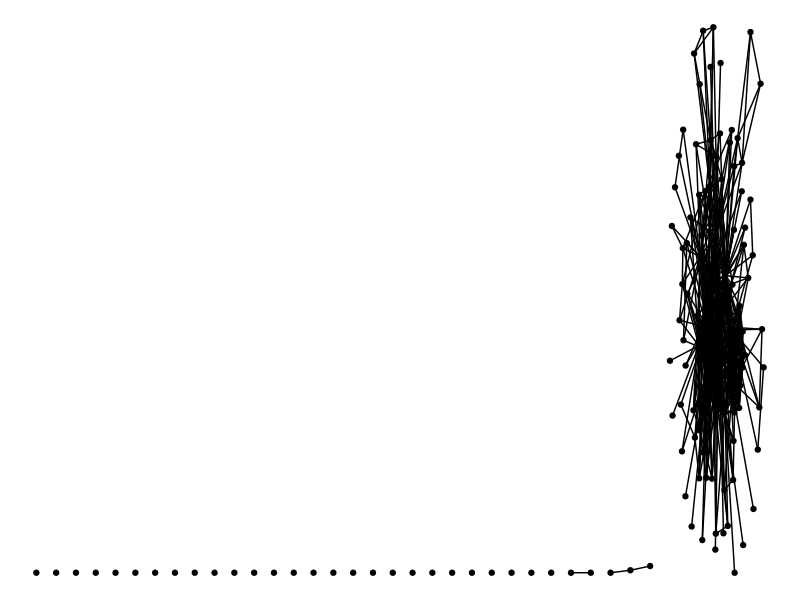
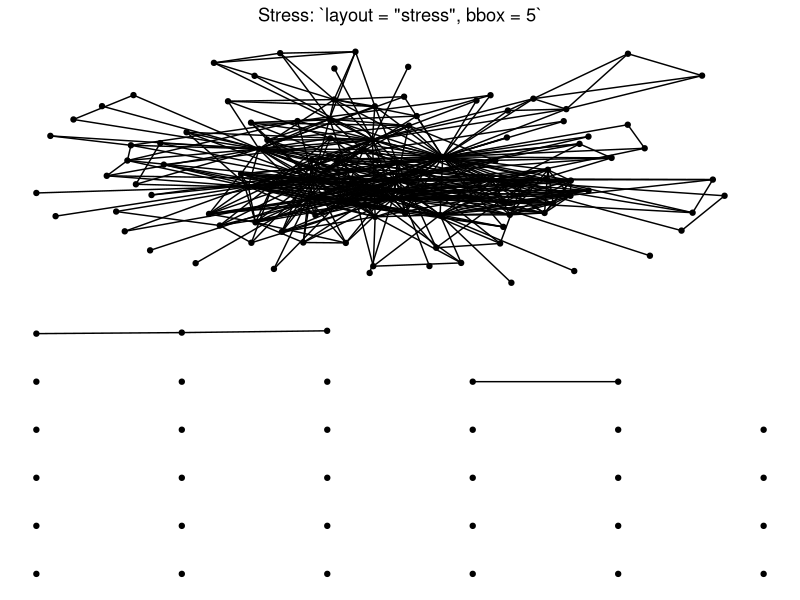
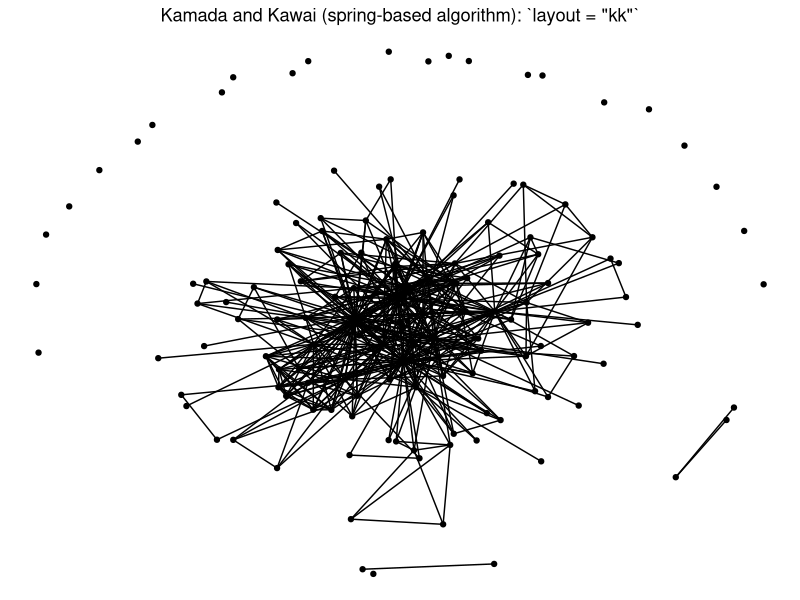
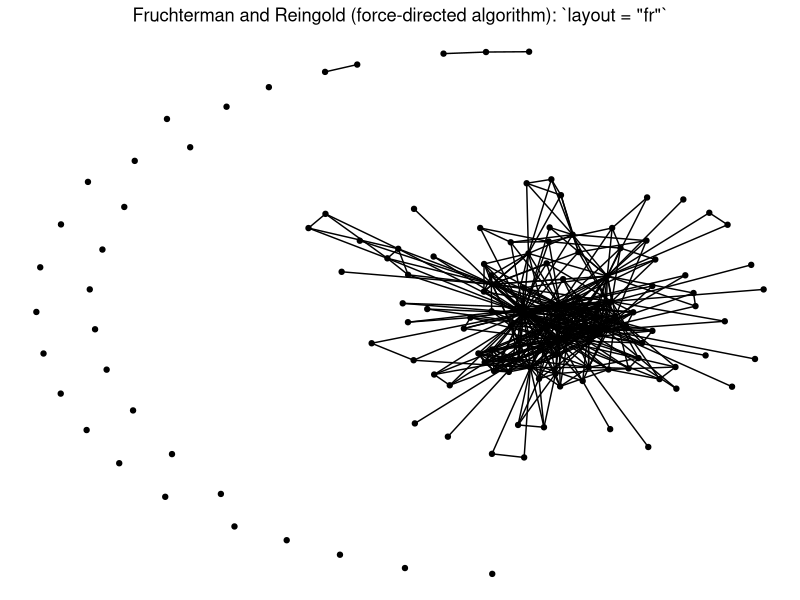
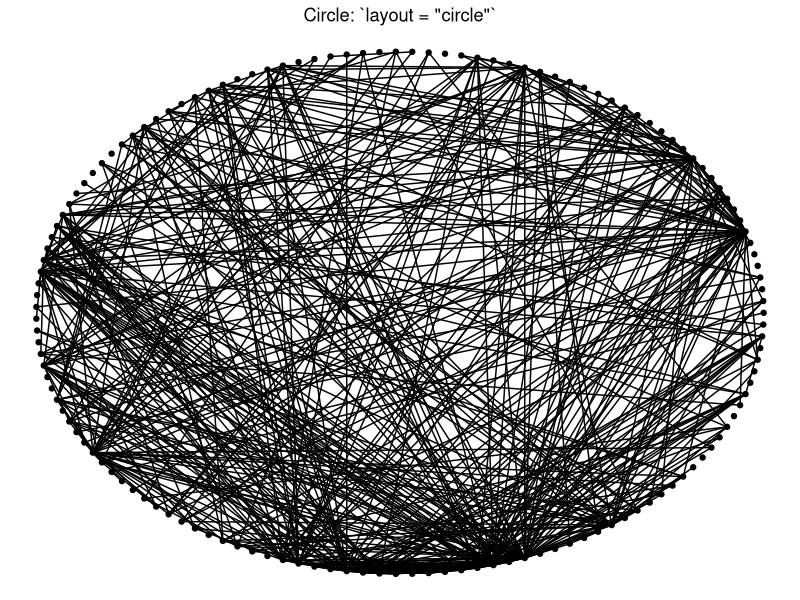
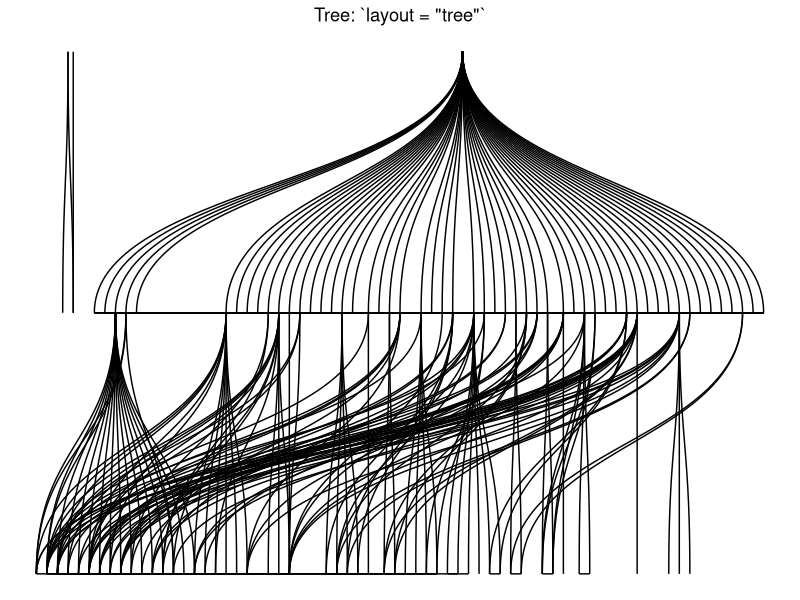
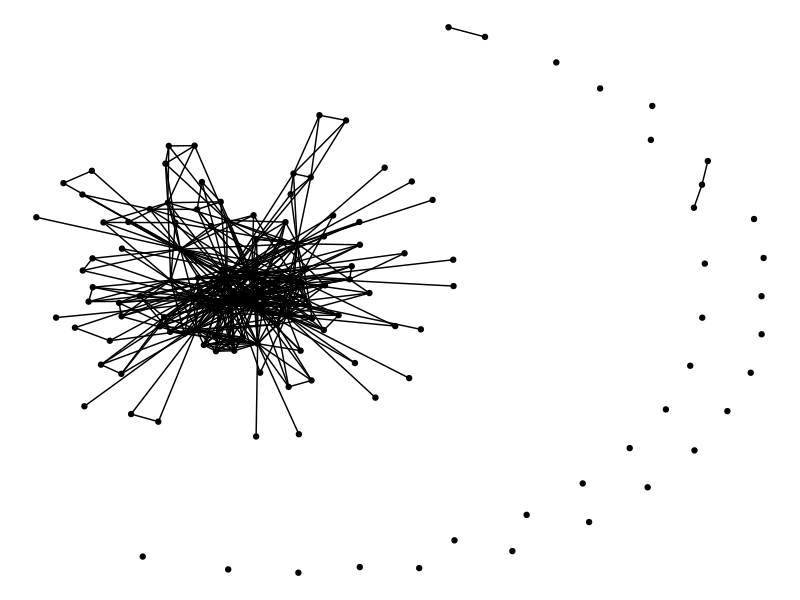
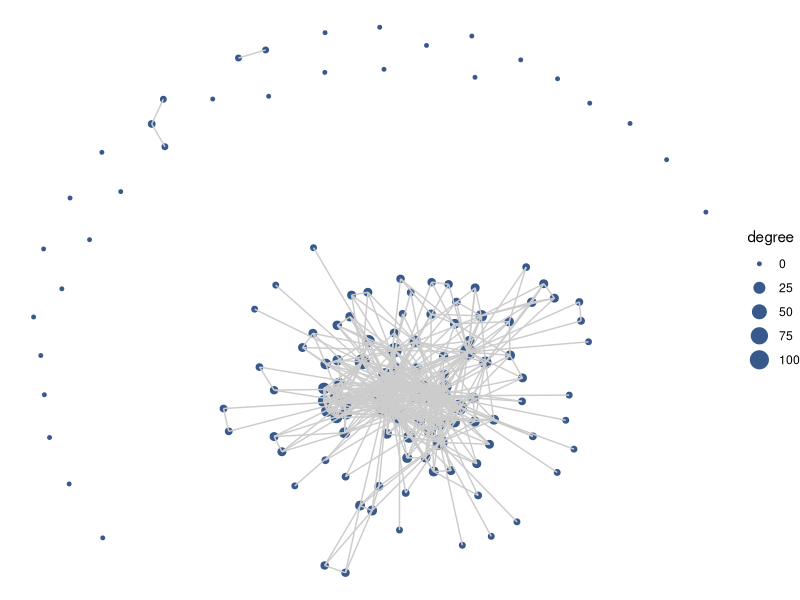

R code for these plots, in order:
## ---- chunk 1
knitr::opts_chunk$set(warning = F, message = F)
## ---- chunk 2
library(igraph)
library(network)
library(ggraph)
## ---- chunk 3
edges_1mode <- read.csv('data/edgelist_onemode_projected.csv')
nodes_1mode <- read.csv('data/nodelist_onemode.csv')

net1 <- network(x = edges_1mode, 
               vertices = nodes_1mode,
               bipartite = F,  
               directed = F)
g1 <- igraph::graph_from_data_frame(edges_1mode, vertices = nodes_1mode, directed = F)
## ---- chunk 4
library(sna)
library(dplyr)
library(magrittr)
## ---- chunk 5
detach("package:igraph", unload = TRUE)
## ---- chunk 6
ggraph(net1) +
    geom_node_point() +
    geom_edge_link() +
    theme_void()
## ---- chunk 7
ggraph(net1, layout = 'stress', bbox = 5) +
    geom_edge_link() +
    geom_node_point() +
    theme_void() +
    labs(title = 'Stress: `layout = "stress", bbox = 5`') +
    theme(plot.title = element_text(hjust = 0.5))

ggraph(net1, layout = 'kk') +
    geom_edge_link() +
    geom_node_point() +
    theme_void() +
    labs(title = 'Kamada and Kawai (spring-based algorithm): `layout = "kk"`')  +
    theme(plot.title = element_text(hjust = 0.5))

ggraph(net1, layout = 'fr') +
    geom_edge_link() +
    geom_node_point() +
    theme_void() +
    labs(title = 'Fruchterman and Reingold (force-directed algorithm): `layout = "fr"`')  +
    theme(plot.title = element_text(hjust = 0.5))

ggraph(net1, layout = 'circle') +
    geom_edge_link() +
    geom_node_point() +
    theme_void()  +
    labs(title = 'Circle: `layout = "circle"`')  +
    theme(plot.title = element_text(hjust = 0.5))
## ---- chunk 8
ggraph(net1, layout = 'tree') +
    geom_edge_diagonal() +
    theme_void() +
    labs(title = 'Tree: `layout = "tree"`') +
    theme(plot.title = element_text(hjust = 0.5))
## ---- chunk 9
fixed_coord <- create_layout(net1, layout = 'fr')
head(fixed_coord[c(1:2,5)])
## ---- chunk 10
ggraph(net1, layout = 'fr') +
    geom_node_point() +
    geom_edge_link() +
    theme_void()
## ---- chunk 11
net1 %v% 'degree' <- degree(net1)
## ---- chunk 12
viridis::viridis(12)
## ---- chunk 13
clrs <- c("#440154FF", "#482173FF", "#433E85FF", "#38598CFF",
          "#2D708EFF", "#25858EFF", "#1E9B8AFF", "#2BB07FFF", 
          "#51C56AFF", "#85D54AFF", "#C2DF23FF", "#FDE725FF")
## ---- chunk 14
ggraph(net1, layout = 'fr') +
  geom_node_point(aes(size = degree), 
                  color = clrs[4]) +
  geom_edge_link(color = "gray80") +
  theme_void()
## ---- chunk 15
ggraph(net1, layout = 'fr') +
  geom_edge_link(color = "gray80") +
  geom_node_point(aes(size = degree), 
                  color = clrs[4], alpha = .7) +
  theme_void()
## ---- chunk 16
ggraph(net1, layout = 'fr') +
  geom_edge_link(color = "gray70") +
  geom_node_point(aes(size = tidygraph::centrality_degree()), 
                  color = clrs[4], alpha = .8) +
  theme_void()
## ---- chunk 17
ggraph(net1, layout = 'fr') +
  geom_edge_link(color = "gray80") +
  geom_node_point(aes(size = degree), color = clrs[4],
                  alpha = .7) +
  theme_void() +
  labs(title = "Delta Science Collaborative Research Network") +
  theme(legend.position = "none")
## ---- chunk 18
head(net1 %v% 'name')
## ---- chunk 19
ggraph(net1, layout = 'fr') +
  geom_edge_link(color = "gray80") +
  geom_node_point(aes(size = degree), color = clrs[4],
                  alpha = .7) +
  theme_void() +
  theme(legend.position = "none") +
  labs(title = "Delta Science Collaborative Research Network") +
  geom_node_text(aes(label = name),
                size = 3, 
                color="black")
## ---- chunk 20
# Use extract the network's degree values based on the order of degrees
degs <- (net1 %v% 'degree')[order(net1 %v% 'degree')]
# Then identify the top 5 unique degree values
topdegs <- unique(rev(degs))[1:5]
# Then create a network variable named labels and add the name only if a
# node has the number of degrees in the 'top degrees'
net1 %v% 'labels' <- ifelse((net1 %v% 'degree') %in% topdegs, 
                           net1 %v% 'name', '')
## ---- chunk 21
net1 %v% 'labels'
## ---- chunk 22
ggraph(net1, layout = 'fr') +
  geom_edge_link(color = "gray80") +
  geom_node_point(aes(size = degree), color = clrs[4],
                  alpha = .7) +
  theme_void() +
  theme(legend.position = "none") +
    labs(title = "Delta Science Collaborative Research Network") +
  geom_node_text(aes(label = labels),
                   size = 3)
## ---- chunk 23
ggraph(net1, layout = 'fr') +
  geom_edge_link(color = "gray80") +
  geom_node_point(aes(size = degree), color = clrs[4],
                  alpha = .7) +
  theme_void() +
  theme(legend.position = "none") +
    labs(title = "Delta Science Collaborative Research Network") +
  geom_node_text(aes(label = labels),
                   size = 3,
                   repel = T)
## ---- chunk 24
network.size(net1)
mean(net1 %v% 'degree')
sum(component.largest(net1))
length(isolates(net1))
main_comp <- component.largest(net1, result = 'graph')
mean(geodist(main_comp)[['gdist']], na.rm = T)
## ---- chunk 25
netplot_function <- function(netname){
  p <- ggraph(netname, layout = 'fr') +
         geom_edge_link(color = "gray80") +
         geom_node_point(aes(size = degree), color = clrs[4],
                         alpha = .7) +
         theme_void() +
         theme(legend.position = "none") +
           labs(title = "Delta Science Collaborative Research Network") +
         geom_node_text(aes(label = labels),
                          size = 3,
                          repel = T)
  return(p)
}
## ---- chunk 26
isolates(net1)
noiso <-  (1:network.size(net1))[-isolates(net1)]
net1_noiso <- get.inducedSubgraph(net1, noiso)
## ---- chunk 27
netplot_function(net1_noiso)
## ---- chunk 28
ec <- equiv.clust(net1_noiso)
plot(ec)
## ---- chunk 29
length(unique(ec$cluster$height))
## ---- chunk 30
bm <- blockmodel(net1_noiso, ec, k = 5,  glabels = "DSC Collaboration")
## ---- chunk 31
table(bm$block.membership)
## ---- chunk 32
bm$block.model
## ---- chunk 33
membership <- data.frame("block" = bm$block.membership,
                         "vertex.names" = bm$plabels)
membership <- membership[order(membership$vertex.names),]
net1_noiso %v% 'membership' <- membership$block
## ---- chunk 34
ggraph(net1_noiso, layout = 'fr') +
         geom_edge_link(color = "gray80") +
         geom_node_point(aes(size = degree, color = factor(membership)),
                         alpha = .7) +
         theme_void() +
         labs(title = "Delta Science Collaborative Research Network") +
         geom_node_text(aes(label = labels),
                          size = 3,
                          repel = T) +
         scale_color_viridis_d() +
         labs(color = "Community", size = "Degree")
## ---- chunk 35
# Like before, set a conditional statement so that we only have labels
# for nodes whose membership is in the dense nodes
net1_noiso %v% 'member_label' <- ifelse(net1_noiso %v% 'membership' %in% 2:5,
                                        net1_noiso %v% 'name', "")
## ---- chunk 36
data.frame('block' = 
             (net1_noiso %v% 'membership')[net1_noiso %v% 'membership' %in% 2:5],
           'name' = (net1_noiso %v% 'name')[net1_noiso %v% 'membership' %in% 2:5]) %>% 
  arrange(block)
## ---- chunk 37
iso_net <- ggraph(net1_noiso, layout = 'fr') +
         geom_edge_link(color = "gray80") +
         geom_node_point(aes(size = degree, color = factor(membership)),
                         alpha = .7) +
         theme_void() +
         labs(title = "Delta Science Collaborative Research Network") +
         geom_node_text(aes(label = member_label),
                          size = 3,
                          repel = T) +
         scale_color_viridis_d() +
         labs(color = "Community", size = "Degree")
iso_net
## ---- chunk 38
iso_net +
    labs(color = "Community", size = "Degree") + 
    guides(color = "legend", size = "none") +
    theme(legend.position = "bottom")
## ---- chunk 39
net1
## ---- chunk 40
# First, let's give these ids, which will become important later
net1 %v% 'id' <- net1 %v% 'vertex.names'

# Get the edges for each time period
t1 <- which(net1 %e% 'before_1980' == T)
t2 <- which(net1 %e% 'Y1980_1994' == T)
t3 <- which(net1 %e% 'Y1995_2009' == T)
t4 <- which(net1 %e% 'Y2010_2024' == T)
## ---- chunk 41
# Induce subgraphs based on edges
net1_t1 <- get.inducedSubgraph(net1, eid = t1)
net1_t2 <- get.inducedSubgraph(net1, eid = t2)
net1_t3 <- get.inducedSubgraph(net1, eid = t3)
net1_t4 <- get.inducedSubgraph(net1, eid = t4)
## ---- chunk 42
net1_t2
## ---- chunk 43
(net1_t1 %v% 'degree')[(net1_t1 %v% 'name' == "SFEI")]
(net1_t2 %v% 'degree')[(net1_t2 %v% 'name' == "SFEI")]
(net1 %v% 'degree')[(net1 %v% 'name' == "SFEI")]
## ---- chunk 44
net1_t1 %v% 'degree' <- degree(net1_t1)
net1_t2 %v% 'degree' <- degree(net1_t2)
net1_t3 %v% 'degree' <- degree(net1_t3)
net1_t4 %v% 'degree' <- degree(net1_t4)
## ---- chunk 45
label_top_degree <- function(netname, n){
  degs <- (netname %v% 'degree')[order(netname %v% 'degree')]
  topdegs <- unique(rev(degs))[1:n]
  labels <- ifelse((netname %v% 'degree') %in% topdegs, 
                           netname %v% 'name', '')
  return(labels)
}

net1_t1 %v% 'labels' <- label_top_degree(net1_t1, 5)
net1_t2 %v% 'labels' <- label_top_degree(net1_t2, 5)
net1_t3 %v% 'labels' <- label_top_degree(net1_t3, 5)
net1_t4 %v% 'labels' <- label_top_degree(net1_t4, 5)
## ---- chunk 46
netplot_function(net1_t1) + labs(title = "Collaborative network: Pre 1980")
netplot_function(net1_t2) + labs(title = "Collaborative network: 1980-1994")
netplot_function(net1_t3) + labs(title = "Collaborative network: 1995-2009")
netplot_function(net1_t4) + labs(title = "Collaborative network: 2010-2024")
## ---- chunk 47
set.seed(26)
net1_noiso %v% 'id' <- net1_noiso %v% 'vertex.names'
fixed_coord <- create_layout(net1_noiso, layout = 'fr')
head(fixed_coord[,c(1:8)])
## ---- chunk 48
# 1. Create a layout table for the subgraph
coord_t1 <- create_layout(net1_t1, layout = 'fr')
# 2. Subset the relevant coordinates from the full layout table
fixed_coord_t1 <- fixed_coord[fixed_coord$id %in% coord_t1$id, c('x','y', 'id')]
# 3. Assign the 
coord_t1$x <- fixed_coord_t1$x
coord_t1$y <- fixed_coord_t1$y
## ---- chunk 49
assign_fixed_coords <- function(netname, fixed){
  coord_t <- create_layout(netname, layout = 'fr')
  fixed_coord_t <- fixed[fixed$id %in% coord_t$id, c('x','y')]
  coord_t$x <- fixed_coord_t$x
  coord_t$y <- fixed_coord_t$y
  return(coord_t)
} 

coord_t1 <- assign_fixed_coords(net1_t1, fixed_coord)
coord_t2 <- assign_fixed_coords(net1_t2, fixed_coord)
coord_t3 <- assign_fixed_coords(net1_t3, fixed_coord)
coord_t4 <- assign_fixed_coords(net1_t4, fixed_coord)
## ---- chunk 50
netplot_function(coord_t1) + labs(title = "Collaborative network: Pre 1980")
netplot_function(coord_t2) + labs(title = "Collaborative network: 1980-1994")
netplot_function(coord_t3) + labs(title = "Collaborative network: 1995-2009")
netplot_function(coord_t4) + labs(title = "Collaborative network: 2010-2024")
## ---- chunk 51
netplot_function(coord_t1) + labs(title = "Collaborative network: Pre 1980") +
  xlim(c(-9,7)) + ylim(c(-10,6))
netplot_function(coord_t2) + labs(title = "Collaborative network: 1980-1994") +
  xlim(c(-9,7)) + ylim(c(-10,6))
netplot_function(coord_t3) + labs(title = "Collaborative network: 1995-2009") +
  xlim(c(-9,7)) + ylim(c(-10,6))
netplot_function(coord_t4) + labs(title = "Collaborative network: 2010-2024") +
  xlim(c(-9,7)) + ylim(c(-10,6))
